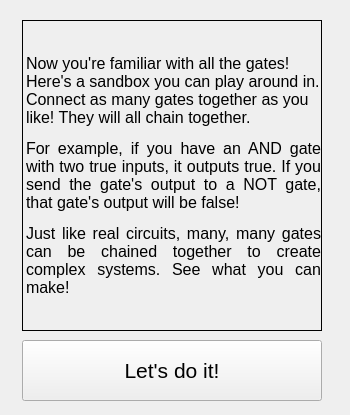
<?xml version="1.0" encoding="UTF-8"?>
<ui version="4.0">
 <class>GateInfo_Sandbox</class>
 <widget class="QFrame" name="GateInfo_Sandbox">
  <property name="geometry">
   <rect>
    <x>0</x>
    <y>0</y>
    <width>350</width>
    <height>415</height>
   </rect>
  </property>
  <property name="windowTitle">
   <string>Frame</string>
  </property>
  <widget class="QLabel" name="label">
   <property name="geometry">
    <rect>
     <x>22</x>
     <y>20</y>
     <width>300</width>
     <height>311</height>
    </rect>
   </property>
   <property name="frameShape">
    <enum>QFrame::Box</enum>
   </property>
   <property name="text">
    <string>&lt;html&gt;&lt;head/&gt;&lt;body&gt;&lt;p&gt;&lt;span style=&quot; font-size:12pt;&quot;&gt;Now you're familiar with all the gates! Here's a sandbox you can play around in. Connect as many gates together as you like! They will all chain together.&lt;/span&gt;&lt;/p&gt;&lt;p align=&quot;justify&quot;&gt;&lt;span style=&quot; font-size:12pt;&quot;&gt;For example, if you have an AND gate with two true inputs, it outputs true. If you send the gate's output to a NOT gate, that gate's output will be false!&lt;/span&gt;&lt;/p&gt;&lt;p align=&quot;justify&quot;&gt;&lt;span style=&quot; font-size:12pt;&quot;&gt;Just like real circuits, many, many gates can be chained together to create complex systems. See what you can make!&lt;/span&gt;&lt;/p&gt;&lt;/body&gt;&lt;/html&gt;</string>
   </property>
   <property name="alignment">
    <set>Qt::AlignLeading|Qt::AlignLeft|Qt::AlignVCenter</set>
   </property>
   <property name="wordWrap">
    <bool>true</bool>
   </property>
   <property name="margin">
    <number>10</number>
   </property>
  </widget>
  <widget class="QPushButton" name="pushButton_accept">
   <property name="geometry">
    <rect>
     <x>22</x>
     <y>340</y>
     <width>300</width>
     <height>61</height>
    </rect>
   </property>
   <property name="font">
    <font>
     <pointsize>16</pointsize>
    </font>
   </property>
   <property name="text">
    <string>Let's do it!</string>
   </property>
  </widget>
 </widget>
 <resources/>
 <connections/>
</ui>
